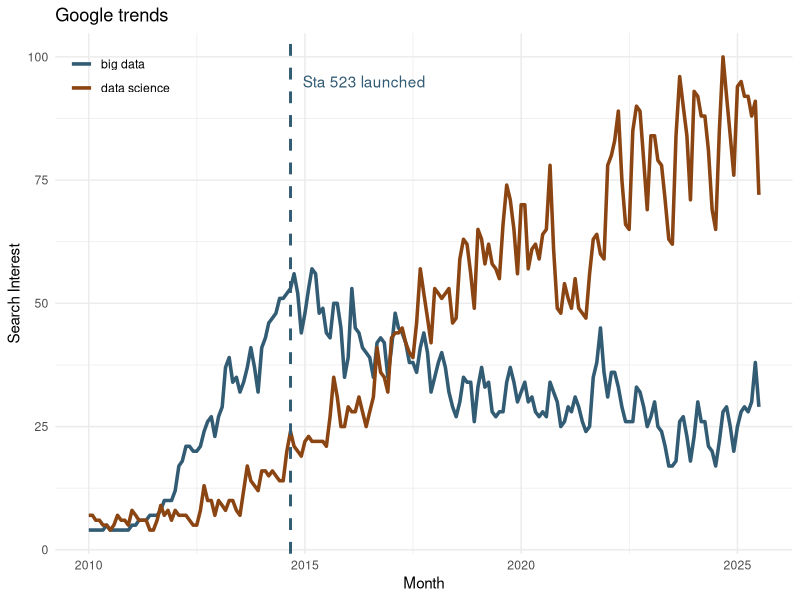

Recreate this plot in R.
## ---- chunk 1
#| include: false
options(width=80)
library(fontawesome)
library(tidyverse)
## ---- chunk 2
#| echo: false
#| fig-width: 10
#| fig-height: 3

d = read_csv("google_trends.csv") |>
  pivot_longer(-Month, names_to="term", values_to = "value") |>
  mutate(
    Month = lubridate::ym(Month)
  )

ggplot(d, aes(x=Month, y=value, color=term, group = term)) +
  geom_line(size = 1.2) +
  geom_vline(xintercept = as.Date("2014-09-01"), 
             linetype = "dashed", color = "#325b74", size = 1) +
  annotate("text", x = as.Date("2014-09-01"), y = 95, 
           label = "Sta 523 launched", hjust = -0.1, color = "#325b74") +
  labs(y = "Search Interest", title = "Google trends", color = NULL) +
  theme_minimal() +
  scale_color_manual(values = c("#325b74", "#8B4513")) +
  theme(legend.position = c(0.008,0.98),
        legend.justification = c(0, 1),
        #legend.background = element_rect(fill = "white", color = "black", size = 0.5),
        legend.margin = margin(6, 6, 6, 6))
